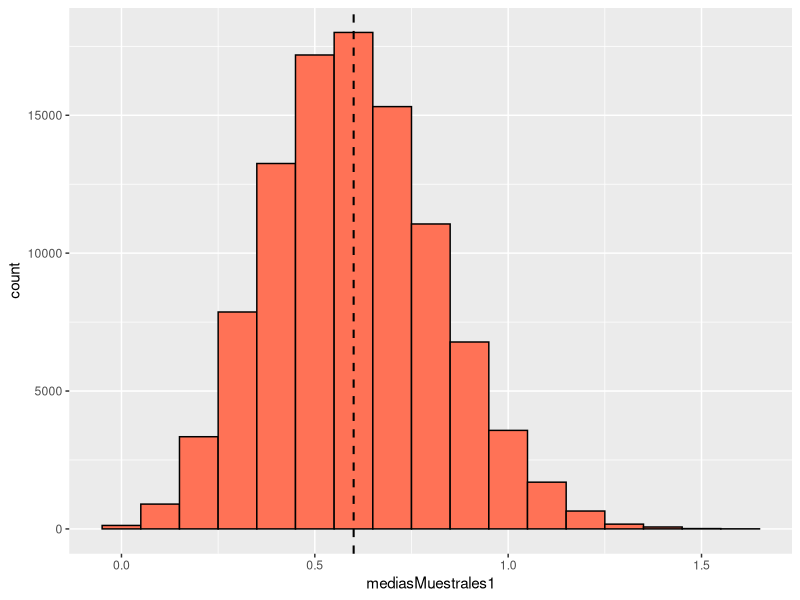
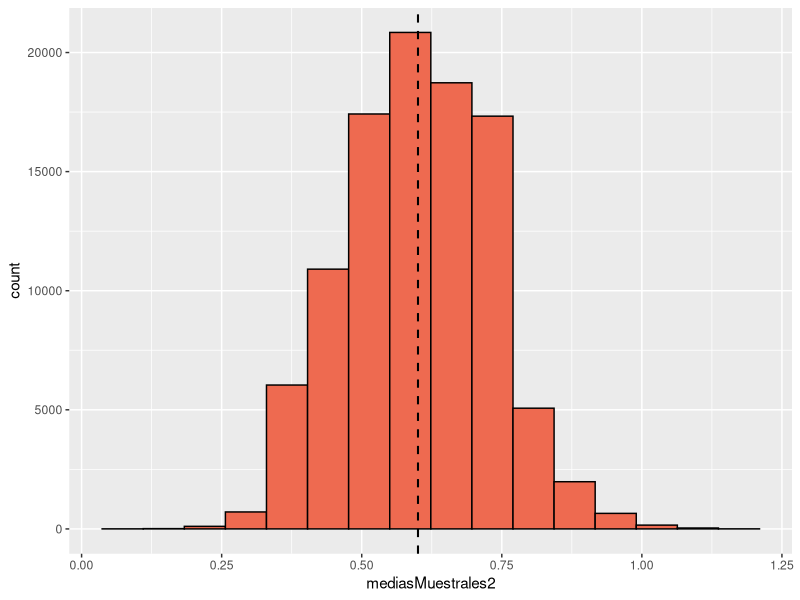
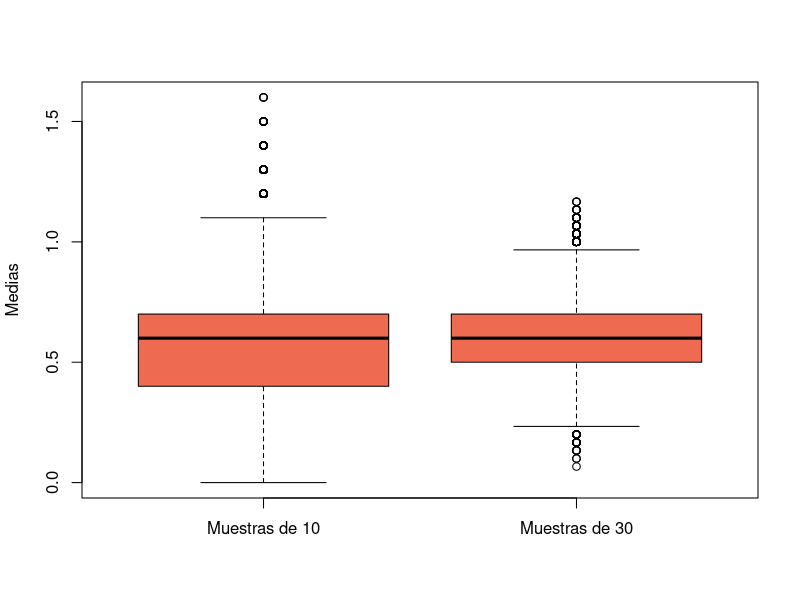
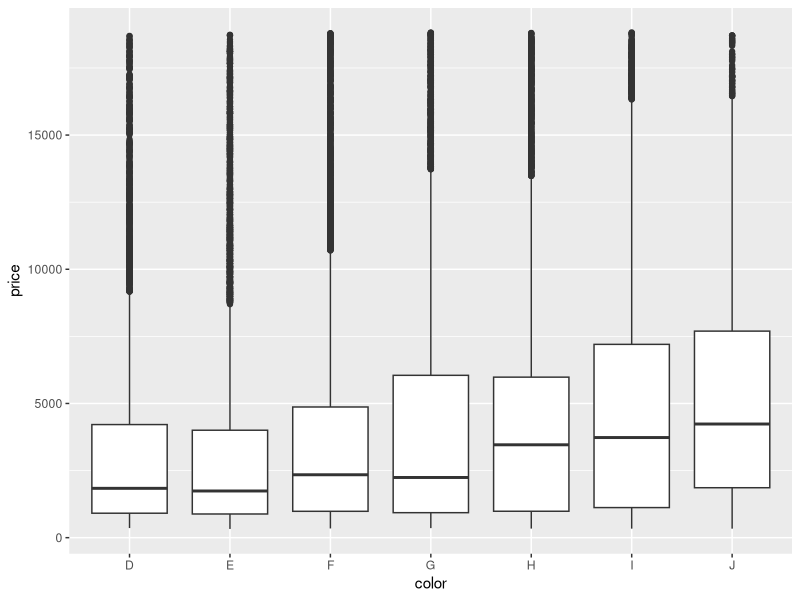
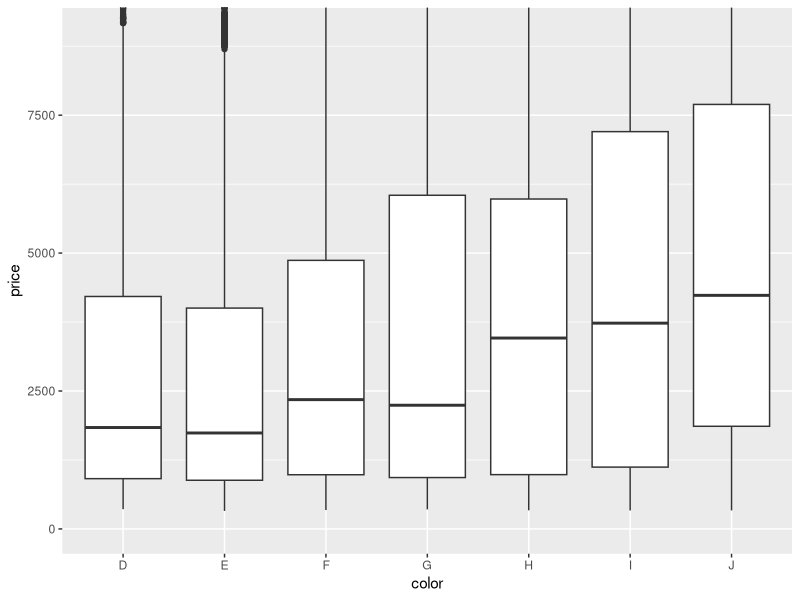
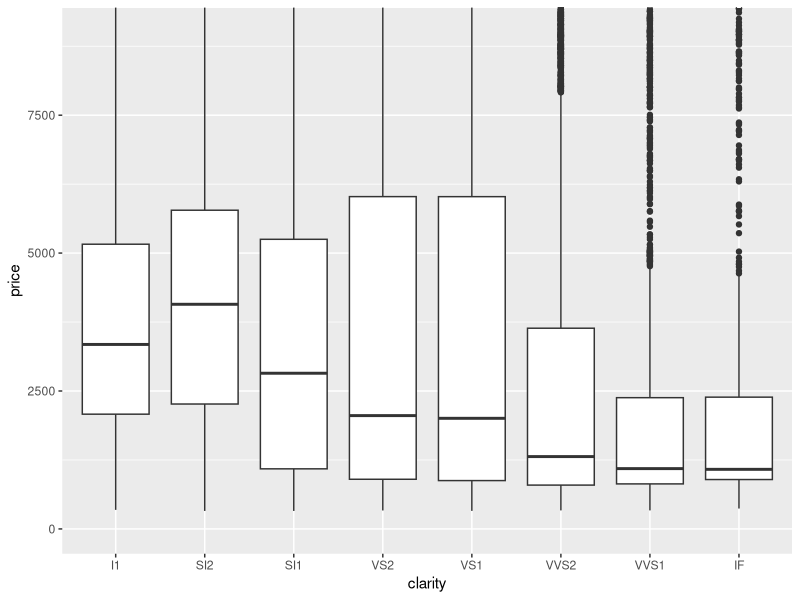
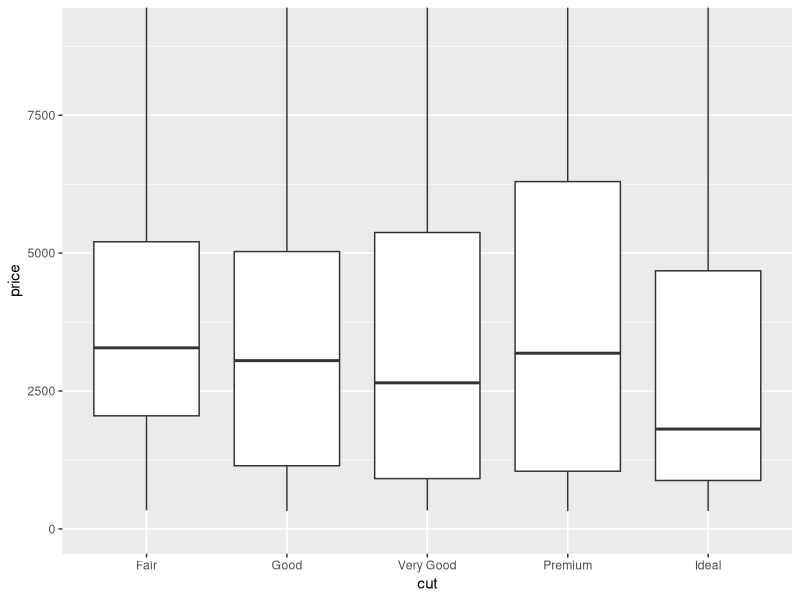
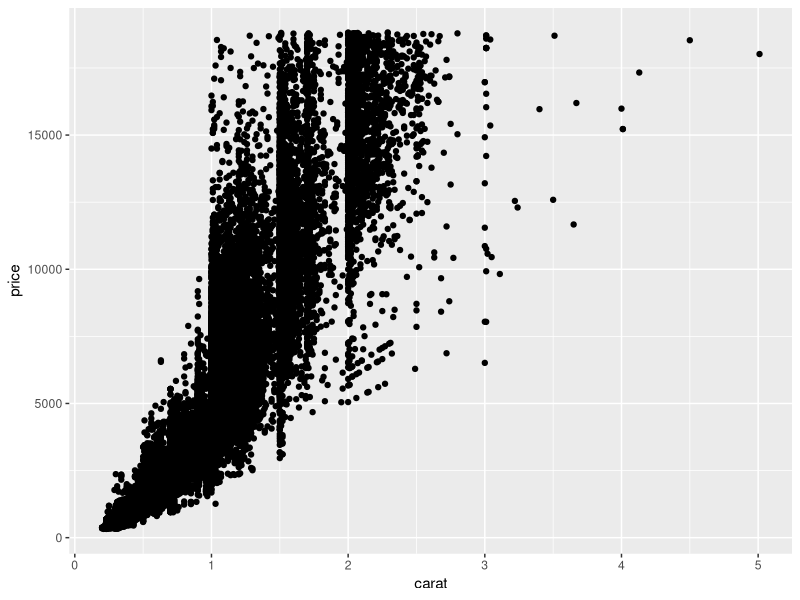

Write R code to recreate these figures, in order.
## ---- chunk 1
knitr::opts_chunk$set(echo = TRUE)
## ---- chunk 2
library(tidyverse)
## ---- chunk 3
valor = c(0,1,2,3)
prob = c(64/125, 48/125, 12/125, 1/125)
## ---- chunk 4
media = sum(valor * prob)
media
## ---- chunk 5
sum((valor-media)^2*prob)
## ---- chunk 6
valor = c(0,1,2,3)

prob = c(64/125, 48/125, 12/125, 1/125)
## ---- chunk 7
k = 100000
n1 = 10
n2 = 30
mediasMuestrales1 = replicate (k, {
  muestra = sample(valor, n1, replace = TRUE,prob = c(64/125, 48/125, 12/125, 1/125))
  mean(muestra)
})

mediasMuestrales2 = replicate (k, {
  muestra = sample(valor, n2, replace = TRUE,prob = c(64/125, 48/125, 12/125, 1/125))
  mean(muestra)
})
## ---- chunk 8
ggplot() +
  geom_histogram(aes(x = mediasMuestrales1), bins = 17, fill="coral1", color="black") +
  geom_vline(xintercept = mean(mediasMuestrales1), col="black", linetype="dashed", size=0.7)
## ---- chunk 9
ggplot() +
  geom_histogram(aes(x = mediasMuestrales2), bins = 16, fill="coral2", color="black") +
  geom_vline(xintercept = mean(mediasMuestrales1), col="black", linetype="dashed", size=0.7)
## ---- chunk 10
bxp_cty = boxplot(na.omit(mediasMuestrales1), mediasMuestrales2, col="coral2",names = c("Muestras de 10","Muestras de 30"),ylab="Medias")
## ---- chunk 11
(sqrt(3) - sd(mediasMuestrales1)/sd(mediasMuestrales2)) / sqrt(3)
## ---- chunk 12
valor1 = c(0,1,2,3)
valor2 = c(0,1,2)
prob1 = c(64/125, 48/125, 12/125, 1/125)
prob2 = c(1/2,1/4,1/4)
## ---- chunk 13
posSum = outer(valor2,valor1, FUN = "+")
posSum
## ---- chunk 14
posProb = prob2 %*% t(prob1)
posProb
## ---- chunk 15
data.frame(c(posProb),c(posSum)) -> data
## ---- chunk 16
data %>% group_by(dado=c.posSum.) %>% summarize(prob=sum(c.posProb.))-> probabilidades
probabilidades
## ---- chunk 17
weighted.mean(probabilidades$dado,probabilidades$prob )
## ---- chunk 18
k = 100000
X1 = sample(valor1, k, prob = prob1, replace = TRUE)
X2 = sample(valor2, k, prob = prob2, replace = TRUE)
suma = X1+X2
mean(suma)
## ---- chunk 19
library(readr)
## ---- chunk 20
datos <- read_csv("data/testResults.csv")
head(datos)
## ---- chunk 21
datosLimpios <- datos %>%
  separate(gender_age, into = c("gender", "age"), sep = "_", convert = TRUE) %>%
  pivot_longer(c("week1", "week2", "week3", "week4", "week5"), names_to = "week_number",
               values_to = "value")
## ---- chunk 22
datosLimpios$gender=factor( datosLimpios$gender, levels = c("m","f"),labels = c("Male","Female") )
datosLimpios$week_number=factor(datosLimpios$week_number,levels = paste("week", 1:7, sep = ""),labels =
                                  paste("week", 1:7, sep = "") )
## ---- chunk 23
head(datosLimpios)
## ---- chunk 24
head(diamonds)
## ---- chunk 25
ggplot(diamonds)+
geom_boxplot(mapping = aes(x = color, y = price))
## ---- chunk 26
ggplot(diamonds)+
  geom_boxplot(mapping = aes(x = color, y = price))+
  coord_cartesian(ylim = c(0, 9000))
## ---- chunk 27
ggplot(diamonds)+
  geom_boxplot(mapping = aes(x = clarity, y = price))+
  coord_cartesian(ylim = c(0, 9000))
## ---- chunk 28
ggplot(diamonds)+
  geom_boxplot(mapping = aes(x = cut, y = price))+
  coord_cartesian(ylim = c(0, 9000))
## ---- chunk 29
ggplot(data = diamonds, mapping = aes(x = carat, y = price)) +
  geom_point()
## ---- chunk 30
head(population)
head(who)
## ---- chunk 31
who %>%
  pivot_longer(starts_with("new"), names_to = "TBcases",values_drop_na = TRUE)-> whoLimpio
head(whoLimpio)
## ---- chunk 32
 whoLimpio %>%
separate(TBcases, into = c("A", "MethodDiagnosis","GenderAux"), sep = c("_"), convert = TRUE) %>%
  separate(GenderAux,into = c("Gender", "AgeGroup"), sep = 1, convert = TRUE) %>%
select(-A) -> whoLimpio
head(whoLimpio)
## ---- chunk 33
whoLimpio$Gender=factor( whoLimpio$Gender, levels = c("m","f"),labels = c("Male","Female") )
whoLimpio$AgeGroup=factor( whoLimpio$AgeGroup, levels = c(14,1524,2534,3544,4554,5564,65),
                           labels = c("0-14","15-24","25-34","35-44","45-54","55-64","65") )
head(whoLimpio)
## ---- chunk 34
whoLimpio<-left_join(whoLimpio,population, by=c("country"="country","year"="year"))
head(whoLimpio)
## ---- chunk 35
na.omit(whoLimpio)  %>% group_by(country,year,Gender) %>% summarise(CasosTotales=sum(value),CasosPor100kHabi=sum(value)*100000/(population)) %>%
  filter(year>1995)  %>%  filter(CasosTotales>50000) %>%
 # filter(substr(country,1,2) == "Ba") %>%
ggplot(aes(x = year, y = CasosTotales)) +
  geom_line(aes(colour=country,linetype=Gender,  group=interaction(Gender, country)))
## ---- chunk 36
na.omit(whoLimpio)  %>% group_by(country,year,Gender) %>%
  summarise(CasosTotales=sum(value),CasosPor100kHabi=sum(value)*100000/(population)) %>%
  filter(year>1995)   %>%
  filter(substr(country,1,1) == "B") %>%
  ggplot(aes(x = year, y = CasosPor100kHabi)) +
  geom_line(aes(colour=country,linetype=Gender,  group=interaction(Gender, country)))
